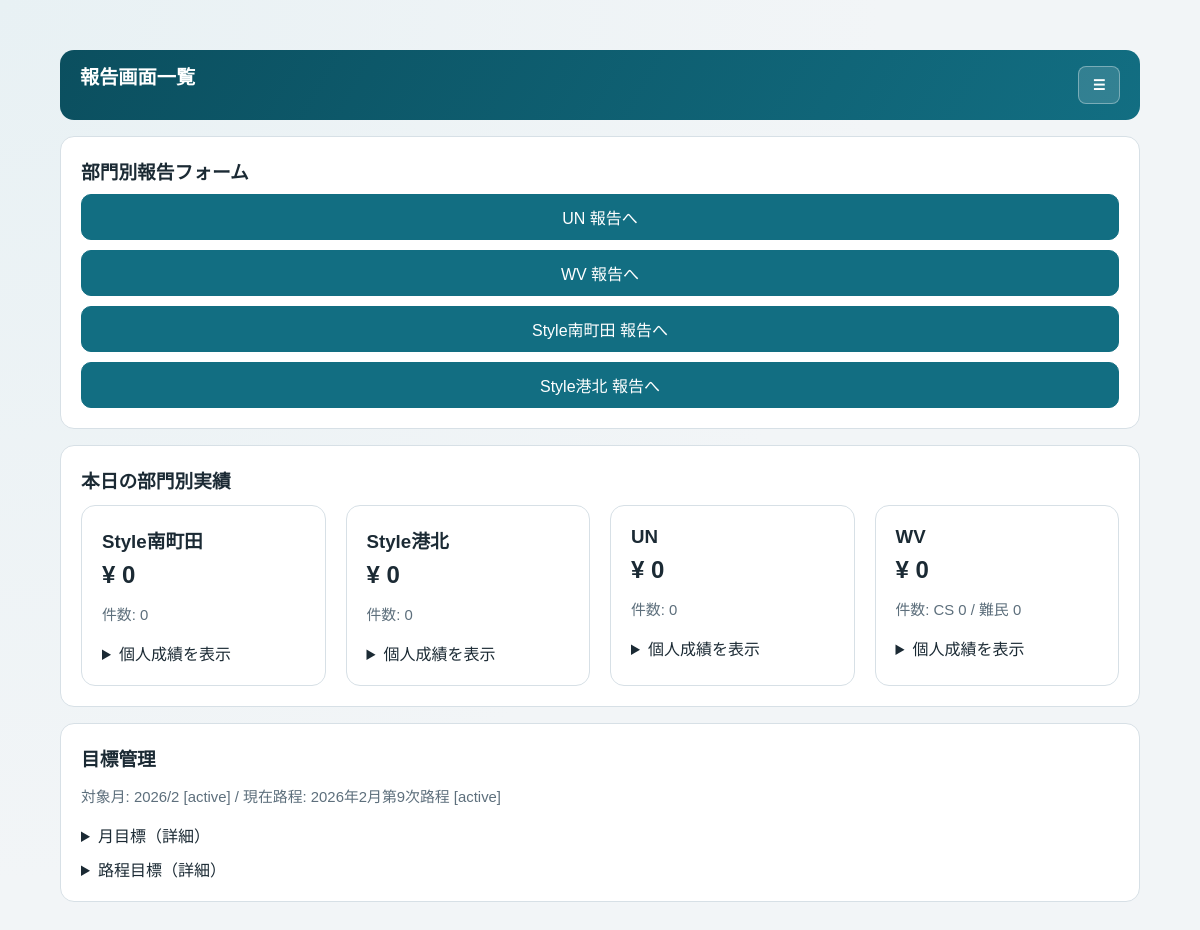
Before: /reports/ (signed in) with the older database file.
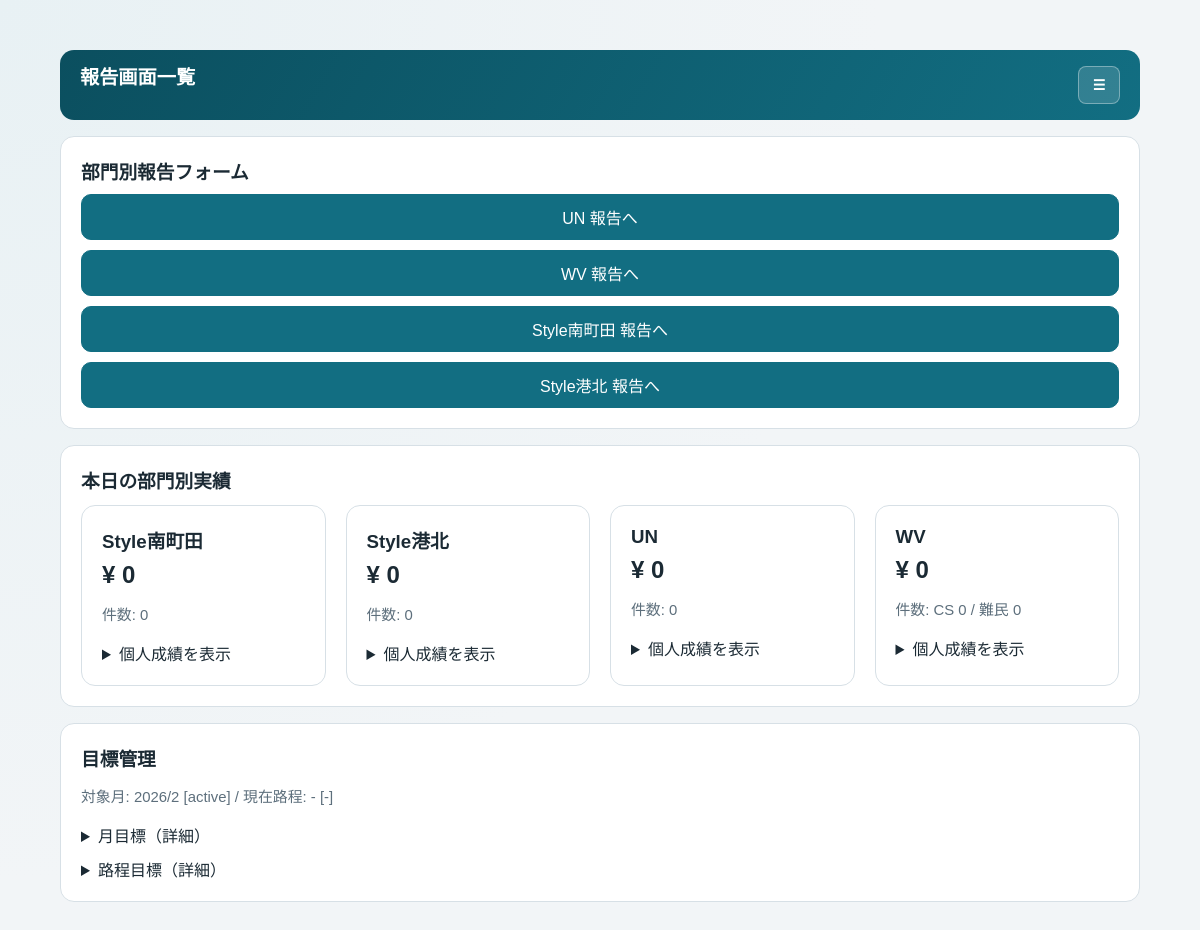
After: the same page with the newer database file.
### apps/targets/models.py (models this page shows, shortened)
class Period(models.Model):
    month = models.DateField()
    name = models.CharField(max_length=64)
    status = models.CharField(max_length=16, choices=TARGET_STATUS_CHOICES, default=TARGET_STATUS_PLANNED)
    start_date = models.DateField()
    end_date = models.DateField()
    created_at = models.DateTimeField(auto_now_add=True)
    updated_at = models.DateTimeField(auto_now=True)
    class Meta:
        ordering = ["-month", "start_date", "id"]
        unique_together = ("month", "name")

### apps/reports/views.py (the view)
# urls.py: path("", report_index, name="report_index"),
@require_roles(ROLE_REPORT, ROLE_ADMIN)
def report_index(request: HttpRequest) -> HttpResponse:
    department_map = {
        department.code: department.name
        for department in Department.objects.filter(
            is_active=True,
            code__in=REPORT_ROUTE_BY_DEPARTMENT_CODE.keys(),
        )
    }
    department_buttons = [
        {
            "name": department_map.get(code, code),
            "url_name": url_name,
        }
        for code, url_name in REPORT_ROUTE_BY_DEPARTMENT_CODE.items()
    ]
    context = {"department_buttons": department_buttons}
    context.update(_dashboard_cards_context())
    return render(request, "reports/report_index.html", context)

### apps/accounts/auth.py (called while the page is built)
def require_roles(*allowed_roles: str):
    def decorator(view_func):
        @wraps(view_func)
        def wrapper(request: HttpRequest, *args, **kwargs) -> HttpResponse:
            role = request.session.get(SESSION_ROLE_KEY)
            if role not in allowed_roles:
                return redirect("home")
            return view_func(request, *args, **kwargs)
        return wrapper
    return decorator

### apps/common/report_metrics.py (called while the page is built)
def period_status(*, today, start_date, end_date) -> str:
    if start_date <= today <= end_date:
        return "active"
    if today < start_date:
        return "planned"
    return "finished"

def metric_actual_value(*, metric_code, total_count, total_amount, total_cs_count=0, total_refugee_count=0):
    if metric_code == "count":
        return total_count
    if metric_code == "cs_count":
        return total_cs_count
    if metric_code == "refugee_count":
        return total_refugee_count
    if metric_code == "amount":
        return total_amount
    return 0

### apps/reports/templates/reports/report_index.html (shortened to what this page needs)
{% extends "base.html" %}
{% block content %}
<div class="container">
  <header class="topbar">
    <div>
      <strong>報告画面一覧</strong>
    </div>
  </header>
  <section style="margin-top: 16px;">
    <article class="card">
      <h3>部門別報告フォーム</h3>
      <div style="display: grid; gap: 10px; margin-top: 10px;">
        {% for button in department_buttons %}
        <a href="{% url button.url_name %}" class="department-button" style="width: 100%;">{{ button.name }} 報告へ</a>
        {% empty %}
        <p class="muted">表示できる報告部署がありません。</p>
        {% endfor %}
      </div>
    </article>
  </section>
  <section class="card" style="margin-top: 16px;">
    <h3>本日の部門別実績</h3>
    <div class="grid grid-3" style="margin-top: 12px;">
      {% for card in kpi_cards %}
      <article class="card">
        <h3>{{ card.title }}</h3>
        <div class="kpi">¥ {{ card.amount }}</div>
        {% if card.has_split_counts %}
        <p class="muted">件数: CS {{ card.cs_count }} / 難民 {{ card.refugee_count }}</p>
        {% else %}
        <p class="muted">件数: {{ card.count }}</p>
        {% endif %}
        <details style="margin-top: 8px;">
          <summary style="cursor: pointer;">個人成績を表示</summary>
        </details>
      </article>
      {% endfor %}
    </div>
  </section>
  <section class="card" style="margin-top: 16px;">
    <h3>目標管理</h3>
    <p class="muted">対象月: {{ target_month_summary }} [{{ target_month_status }}] / 現在路程: {{ target_period_summary }} [{{ target_period_status }}]</p>
    <details style="margin-top: 10px;">
      <summary style="cursor: pointer;">月目標（詳細）</summary>
    </details>
    <details style="margin-top: 10px;">
      <summary style="cursor: pointer;">路程目標（詳細）</summary>
    </details>
  </section>
</div>
{% endblock %}

Changed rows visible on the page:
removed Period: name "2026年2月第9次路程"
Other visible differences:
{{ target_period_summary }}: (not shown) → "-"
{{ target_period_status }}: "active" → "-"
